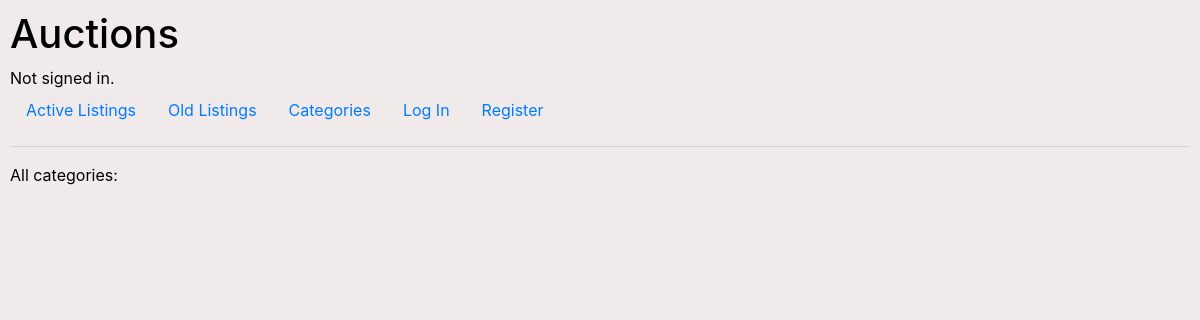
Before: /category with the older database file.
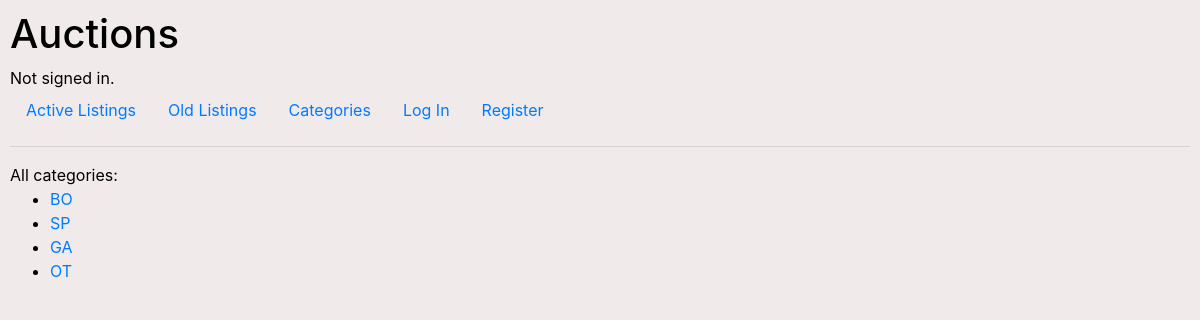
After: the same page with the newer database file.
### auctions/models.py (models this page shows, shortened)
class Auction(models.Model):
    id = models.AutoField(primary_key=True)
    category_choices = (
        ("sports", "sports"),
        ("books", "books"),
        ("other", "other"),
        ("games", "games")
    )
    name = models.CharField(max_length=128)
    category = models.CharField(max_length=15, choices=category_choices, default="other")
    price = models.DecimalField(decimal_places=2, max_digits=10)
    about = models.TextField()
    created_date = models.DateTimeField(default=datetime.datetime.now)
    author = models.ForeignKey(User, on_delete=models.CASCADE)  #settings.AUTH_USER_MODEL
    status = models.BooleanField(default=True)
    title_image = models.CharField(max_length=200, blank=True)
    image = models.ImageField(upload_to='images/', blank=True)

### auctions/views.py (the view)
# urls.py: path("category", views.all_categories, name="category"),
def all_categories(request):
    categories_list = util.get_category()
    return render(request, "auctions/category.html", {
        "categories_list": categories_list
    })

### auctions/util.py (called while the page is built)
def get_category():
    categories_list = []
    categories = Auction.objects.all()
    for i in categories:                            # подумати як оптимізувати...
        if i.category not in categories_list:
            categories_list.append(i.category)
    return categories_list

### auctions/templates/auctions/category.html
{% extends "auctions/layout.html" %}
{% block body %}
All categories:
<ul>
{% for category in categories_list%}
<li><a href="{% url 'categorysearch' category  %}" >{{ category }}</a></li>
{% endfor %}
</ul>
{% endblock %}

Changed rows visible on the page:
added Auction: categories_list "BO"
added Auction: categories_list "SP"
added Auction: categories_list "GA"
added Auction: categories_list "OT"
